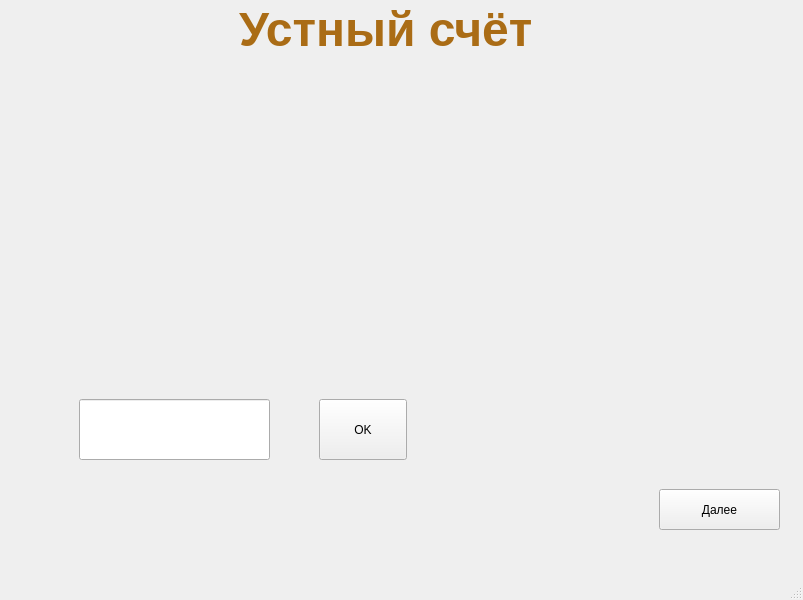
<?xml version="1.0" encoding="UTF-8"?>
<ui version="4.0">
 <class>MainWindow</class>
 <widget class="QMainWindow" name="MainWindow">
  <property name="geometry">
   <rect>
    <x>0</x>
    <y>0</y>
    <width>803</width>
    <height>600</height>
   </rect>
  </property>
  <property name="windowTitle">
   <string>MainWindow</string>
  </property>
  <widget class="QWidget" name="centralwidget">
   <layout class="QVBoxLayout" name="verticalLayout">
    <item>
     <widget class="QWidget" name="widget" native="true">
      <widget class="QLabel" name="title">
       <property name="geometry">
        <rect>
         <x>230</x>
         <y>0</y>
         <width>321</width>
         <height>41</height>
        </rect>
       </property>
       <property name="palette">
        <palette>
         <active>
          <colorrole role="WindowText">
           <brush brushstyle="SolidPattern">
            <color alpha="255">
             <red>170</red>
             <green>108</green>
             <blue>21</blue>
            </color>
           </brush>
          </colorrole>
         </active>
         <inactive>
          <colorrole role="WindowText">
           <brush brushstyle="SolidPattern">
            <color alpha="255">
             <red>170</red>
             <green>108</green>
             <blue>21</blue>
            </color>
           </brush>
          </colorrole>
         </inactive>
         <disabled>
          <colorrole role="WindowText">
           <brush brushstyle="SolidPattern">
            <color alpha="255">
             <red>160</red>
             <green>162</green>
             <blue>164</blue>
            </color>
           </brush>
          </colorrole>
         </disabled>
        </palette>
       </property>
       <property name="font">
        <font>
         <pointsize>36</pointsize>
         <weight>75</weight>
         <bold>true</bold>
        </font>
       </property>
       <property name="text">
        <string>Устный счёт</string>
       </property>
      </widget>
      <widget class="QLabel" name="ans_program">
       <property name="geometry">
        <rect>
         <x>10</x>
         <y>270</y>
         <width>761</width>
         <height>51</height>
        </rect>
       </property>
       <property name="text">
        <string/>
       </property>
      </widget>
      <widget class="QLabel" name="problem">
       <property name="geometry">
        <rect>
         <x>0</x>
         <y>100</y>
         <width>781</width>
         <height>131</height>
        </rect>
       </property>
       <property name="font">
        <font>
         <pointsize>72</pointsize>
         <weight>75</weight>
         <bold>true</bold>
        </font>
       </property>
       <property name="text">
        <string/>
       </property>
       <property name="alignment">
        <set>Qt::AlignCenter</set>
       </property>
      </widget>
      <widget class="QLineEdit" name="ans">
       <property name="geometry">
        <rect>
         <x>70</x>
         <y>390</y>
         <width>191</width>
         <height>61</height>
        </rect>
       </property>
      </widget>
      <widget class="QPushButton" name="btn_ok">
       <property name="geometry">
        <rect>
         <x>310</x>
         <y>390</y>
         <width>88</width>
         <height>61</height>
        </rect>
       </property>
       <property name="text">
        <string>OK</string>
       </property>
      </widget>
      <widget class="QPushButton" name="btn_next">
       <property name="geometry">
        <rect>
         <x>650</x>
         <y>480</y>
         <width>121</width>
         <height>41</height>
        </rect>
       </property>
       <property name="text">
        <string>Далее</string>
       </property>
      </widget>
      <widget class="QLabel" name="important_text">
       <property name="geometry">
        <rect>
         <x>0</x>
         <y>50</y>
         <width>791</width>
         <height>31</height>
        </rect>
       </property>
       <property name="text">
        <string/>
       </property>
      </widget>
     </widget>
    </item>
   </layout>
  </widget>
  <widget class="QMenuBar" name="menubar">
   <property name="geometry">
    <rect>
     <x>0</x>
     <y>0</y>
     <width>803</width>
     <height>30</height>
    </rect>
   </property>
  </widget>
  <widget class="QStatusBar" name="statusbar"/>
 </widget>
 <resources/>
 <connections/>
</ui>
